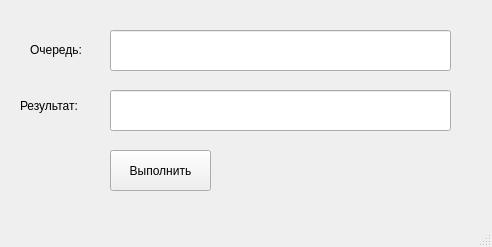
<?xml version="1.0" encoding="UTF-8"?>
<ui version="4.0">
 <class>MainWindow</class>
 <widget class="QMainWindow" name="MainWindow">
  <property name="geometry">
   <rect>
    <x>0</x>
    <y>0</y>
    <width>492</width>
    <height>247</height>
   </rect>
  </property>
  <property name="windowTitle">
   <string>MainWindow</string>
  </property>
  <widget class="QWidget" name="centralwidget">
   <widget class="QLineEdit" name="lineEdit">
    <property name="geometry">
     <rect>
      <x>110</x>
      <y>30</y>
      <width>341</width>
      <height>41</height>
     </rect>
    </property>
   </widget>
   <widget class="QLabel" name="label">
    <property name="geometry">
     <rect>
      <x>30</x>
      <y>40</y>
      <width>63</width>
      <height>20</height>
     </rect>
    </property>
    <property name="text">
     <string>Очередь:</string>
    </property>
   </widget>
   <widget class="QLabel" name="label_2">
    <property name="geometry">
     <rect>
      <x>20</x>
      <y>90</y>
      <width>91</width>
      <height>31</height>
     </rect>
    </property>
    <property name="text">
     <string>Результат:</string>
    </property>
   </widget>
   <widget class="QLineEdit" name="lineEdit_2">
    <property name="geometry">
     <rect>
      <x>110</x>
      <y>90</y>
      <width>341</width>
      <height>41</height>
     </rect>
    </property>
   </widget>
   <widget class="QPushButton" name="pushButton">
    <property name="geometry">
     <rect>
      <x>110</x>
      <y>150</y>
      <width>101</width>
      <height>41</height>
     </rect>
    </property>
    <property name="text">
     <string>Выполнить</string>
    </property>
   </widget>
  </widget>
  <widget class="QMenuBar" name="menubar">
   <property name="geometry">
    <rect>
     <x>0</x>
     <y>0</y>
     <width>492</width>
     <height>25</height>
    </rect>
   </property>
  </widget>
  <widget class="QStatusBar" name="statusbar"/>
 </widget>
 <resources/>
 <connections/>
</ui>
